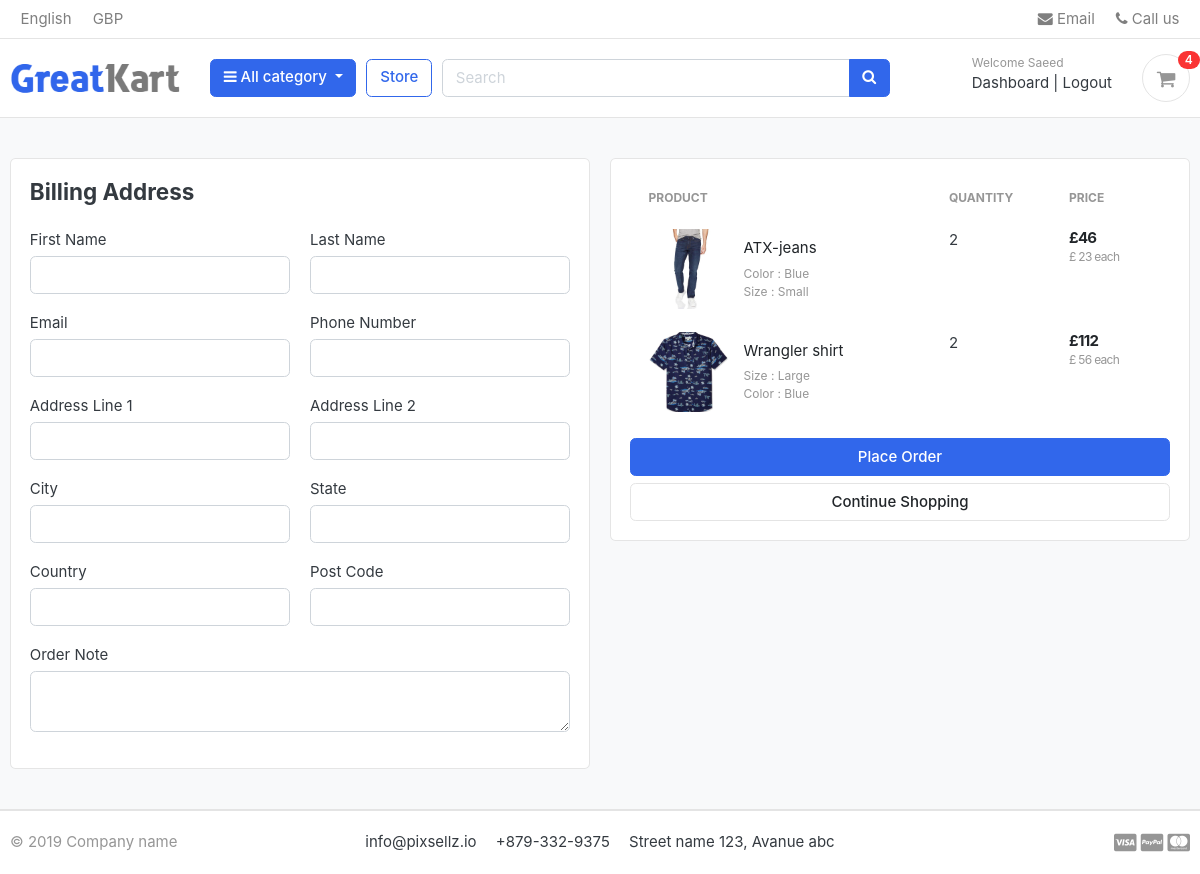
The page /cart/checkout/ (signed in) on the database as committed earlier.
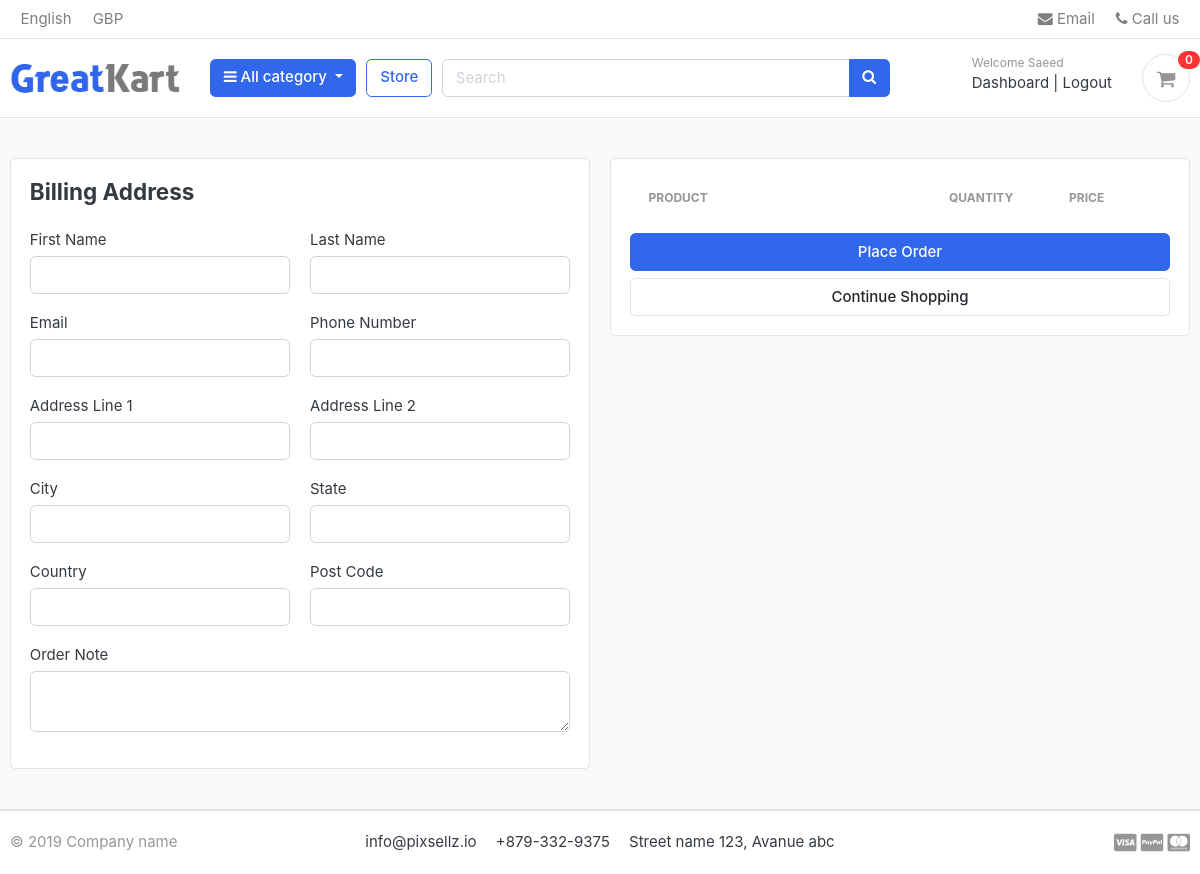
The same page on the database as committed later.
### carts/models.py (models this page shows, shortened)
class CartItem(models.Model):
    user = models.ForeignKey(Account, on_delete=models.CASCADE, null=True)
    product = models.ForeignKey(Product, on_delete=models.CASCADE)
    variations = models.ManyToManyField(Variation, blank=True)
    cart = models.ForeignKey(Cart, on_delete=models.CASCADE, null=True)
    quantity = models.IntegerField()
    is_active = models.BooleanField(default=True)
    def sub_total(self):
        return self.product.price * self.quantity

### store/models.py (models this page shows, shortened)
class Product(models.Model):
    product_name = models.CharField(max_length=200, unique=True)
    slug = models.SlugField(max_length=200, unique=True)
    decription = models.TextField(max_length=500, blank=True)
    price = models.IntegerField()
    image = models.ImageField(upload_to='photos/products')
    stock = models.IntegerField()
    is_available = models.BooleanField(default=True)
    category = models.ForeignKey(Category, on_delete=models.CASCADE)
    created_date = models.DateTimeField(auto_now_add=True)
    modified_date = models.DateTimeField(auto_now=True)
    def get_url(self):
        return reverse('product_detail', args=[self.category.slug, self.slug])

class Variation(models.Model):
    product = models.ForeignKey(Product, on_delete=models.CASCADE)
    variation_category = models.CharField(
        max_length=100, choices=variation_category_choice)
    variation_value = models.CharField(max_length=100)
    is_active = models.BooleanField(default=True)
    created_date = models.DateTimeField(auto_now=True)
    objects = VariationManager()

### carts/views.py (the view)
# urls.py: path('checkout/', views.checkout, name='checkout'),
@ login_required(login_url='login')
def checkout(request, total=0, quantity=0, cart_items=None):
    try:
        tax = 0
        grand_total = 0
        if request.user.is_authenticated:
            cart_items = CartItem.objects.filter(
                user=request.user, is_active=True)
        else:
            cart = Cart.objects.get(cart_id=_cart_id(request))
            cart_items = CartItem.objects.filter(cart=cart, is_active=True)
        for cart_item in cart_items:
            total += (cart_item.product.price * cart_item.quantity)
            quantity += cart_item.quantity
        tax = (2 * total)/100
        grand_total = total + tax
    except ObjectDoesNotExist:
        pass
    context = {
        'total': total,
        'quantity': quantity,
        'cart_items': cart_items,
        'tax': tax,
        'grand_total': grand_total
    }
    return render(request, 'store/checkout.html', context)

### carts/context_processors.py (called while the page is built)
def counter(request):
    cart_count = 0
    if 'admin' in request.path:
        return {}
    else:
        try:
            cart = Cart.objects.filter(cart_id=_cart_id(request))
            if request.user.is_authenticated:
                cart_items = CartItem.objects.all().filter(user=request.user)
            else:
                cart_items = CartItem.objects.all().filter(cart=cart[:1])
            for cart_item in cart_items:
                cart_count += cart_item.quantity
        except Cart.DoesNotExist:
            cart_count = 0
        return dict(cart_count=cart_count)

### carts/views.py (called while the page is built)
def _cart_id(request):
    cart = request.session.session_key
    if not cart:
        cart = request.session.create()
    return cart

### category/context_processors.py (called while the page is built)
def menu_links(request):
    links = Category.objects.all()
    return dict(links=links)

### category/models.py (called while the page is built)
    def get_url(self):
        return reverse('products_by_category', args=[self.slug])

### templates/store/checkout.html (shortened to what the changed rows need)
{% extends 'base.html' %}
{% load static %}
{% block content %}
<section class="section-content padding-y bg">
<div class="container">
<div class="row">
	<aside class="col-lg-6">
		<div class="card">
		<div class="card-body">
            <table class="table table-borderless table-shopping-cart">
                <thead class="text-muted">
                <tr class="small text-uppercase">
                  <th scope="col">Product</th>
                  <th scope="col" width="120">Quantity</th>
                  <th scope="col" width="120">Price</th>
                </tr>
                </thead>
                <tbody>
                {% for cart_item in cart_items %}
                <tr>
                    <td>
                        <figure class="itemside align-items-center">
                            <div class="aside"><img src="{{ cart_item.product.image.url }}" class="img-sm"></div>
                            <figcaption class="info">
                                <a href="{{ cart_item.product.get_url }}" class="title text-dark">{{ cart_item.product.product_name }}</a>
                                <p class="text-muted small">
                                    {% if cart_item.variations.all %}
                                        {% for item in cart_item.variations.all %}
                                            {{ item.variation_category | capfirst }} : {{ item.variation_value  | capfirst}} <br>
                                        {% endfor %}
                                    {% endif %}
                                </p>
                            </figcaption>
                        </figure>
                    </td>
                    <td>
                    <lable for="">{{ cart_item.quantity }}</lable>
                    </td>
                    <td>
                        <div class="price-wrap">
                            <var class="price">£{{ cart_item.sub_total }}</var>
                            <small class="text-muted"> £ {{ cart_item.product.price }} each </small>
                        </div>
                    </td>
                </tr>
                {% endfor %}
                </tbody>
                </table>
		</div>
		</div>
</aside>
</div>
</div>
</section>
{% endblock %}

### templates/includes/navbar.html (shortened to what this page needs)
{% load static %}
<header class="section-header">
    <nav class="navbar p-md-0 navbar-expand-sm navbar-light border-bottom">
    <div class="container">
      <div class="collapse navbar-collapse" id="navbarTop4">
        <ul class="navbar-nav mr-auto">
            <li class="nav-item dropdown">
                 <a href="#" class="nav-link">   English </a>
            </li>
            <li class="nav-item dropdown">
                <a href="#" class="nav-link"> GBP </a>
            </li>
        </ul>
        <ul class="navbar-nav">
            <li><a href="#" class="nav-link"> <i class="fa fa-envelope"></i> Email </a></li>
            <li><a href="#" class="nav-link"> <i class="fa fa-phone"></i> Call us </a></li>
        </ul>
      </div>
    </div>
    </nav>
    <section class="header-main border-bottom">
        <div class="container">
    <div class="row align-items-center">
        <div class="col-lg-2 col-md-3 col-6">
            <a href="{% url 'home' %}" class="brand-wrap">
                <img class="logo" src="{% static './images/logo.png' %}">
            </a>
        </div>
        <div class="col-lg col-sm col-md col-6 flex-grow-0">
            <div class="category-wrap dropdown d-inline-block float-right">
                <button type="button" class="btn btn-primary dropdown-toggle" data-toggle="dropdown">
                    <i class="fa fa-bars"></i> All category
                </button>
            </div>
        </div>
        <a href="{% url 'store' %}" class="btn btn-outline-primary">Store</a>
        <div class="col-lg  col-md-6 col-sm-12 col">
            <form action="{% url 'search' %}" class="search" method="GET">
                <div class="input-group w-100">
                    <input type="text" class="form-control" style="width:60%;" placeholder="Search" name="keyword">
                    <div class="input-group-append">
                      <button class="btn btn-primary" type="submit">
                        <i class="fa fa-search"></i>
                      </button>
                    </div>
                </div>
            </form>
        </div>
        <div class="col-lg-3 col-sm-6 col-8 order-2 order-lg-3">
            {% if user.id is None %}
                    <div class="d-flex justify-content-end mb-3 mb-lg-0">
                        <div class="widget-header">
                            <small class="title text-muted">Welcome guest!</small>
                            <div>
                                <a href="{% url 'login' %}">Sign in</a> <span class="dark-transp"> | </span>
                                <a href="{% url 'register' %}"> Register</a>
                            </div>
                        </div>
            {% else %}
            <div class="d-flex justify-content-end mb-3 mb-lg-0">
                <div class="widget-header">
                    <small class="title text-muted">Welcome {{user.first_name}}</small>
                    <div>
                        <a href="{% url 'dashboard' %}">Dashboard</a> <span class="dark-transp"> | </span>
                        <a href="{% url 'logout' %}"> Logout </a>
                    </div>
                </div>
            {% endif %}
                        <a href="{% url 'cart' %}"  class="widget-header pl-3 ml-3">
                            <div class="icon icon-sm rounded-circle border"><i class="fa fa-shopping-cart"></i></div>
                            <span class="badge badge-pill badge-danger notify">{{cart_count}}</span>
                        </a>
                    </div>
                </div>
    </div>
        </div>
    </section>
    </header>

Rows that differ between the two databases and show on the page:
removed CartItem: product.image (picture), product.product_name "ATX-jeans", quantity "2", sub_total "46", product.price "23"
no longer on this page (row unchanged): Variation: variation_category "Color", variation_value "Blue", shown under "ATX-jeans"
no longer on this page (row unchanged): Variation: variation_category "Size", variation_value "Small", shown under "ATX-jeans"
removed CartItem: product.image (picture), product.product_name "Wrangler shirt", quantity "2", sub_total "112", product.price "56"
no longer on this page (row unchanged): Variation: variation_category "Size", variation_value "Large", shown under "Wrangler shirt"
no longer on this page (row unchanged): Variation: variation_category "Color", variation_value "Blue", shown under "Wrangler shirt"
Other text that changed with them:
{{ cart_count }}: "4" → "0"
